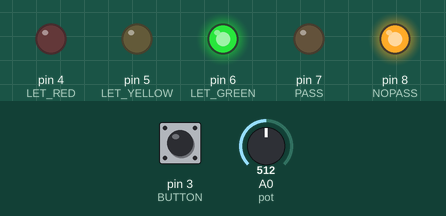
This sketch was run on a simulated Arduino Uno, built with avr-gcc and run on an emulated ATmega328P. On the bench: output pins drawn as LEDs (lit = HIGH). The test bench sets the inputs (shaded band); at power-on: pin 3 (BUTTON) HIGH, A0 (pot) = 512. What the sketch prints to the serial monitor is not drawn.

Above: at 1.2 s.
1.3 s: pin 3 (BUTTON) pulled LOW for 0.15 s
At 6.8 s:
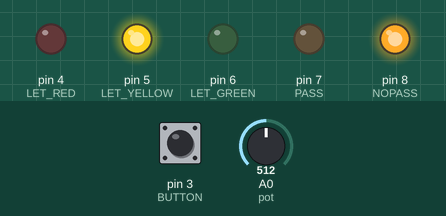
At 9.5 s:
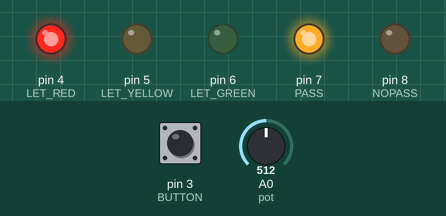
Timing chart, 0 to 17.0 s (numbered marks = the images above; inputs shaded):
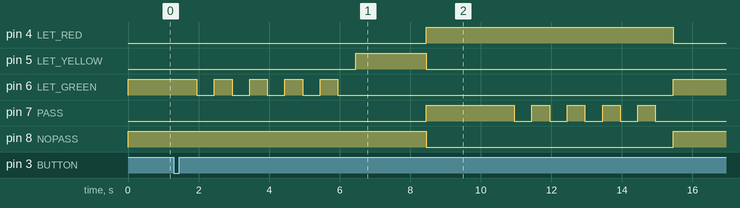

The sketch:

07_practica.ino
```cpp
/*
 * Juda Alector, 6/ Sep/ 18
 * Semaforo con semaforo peatonal
*/

//Let que definen el semaforo
#define LET_RED 4
#define LET_YELLOW 5
#define LET_GREEN 6
//Lets que definen el semaforo peatonal
#define PASS 7
#define NOPASS 8

#define BUTTON 3
#define pot A0

int valorPot = 0;
boolean pressed = false;

void setup() {
  Serial.begin(9600);

  pinMode( LET_RED, OUTPUT );
  pinMode( LET_GREEN, OUTPUT );
  pinMode( LET_YELLOW, OUTPUT );
  pinMode( BUTTON, INPUT_PULLUP );
  pinMode( PASS, OUTPUT);
  pinMode( NOPASS, OUTPUT);
}

void loop() {
  valorPot = analogRead( pot );
  Serial.println( valorPot );
  boolean flag = false;
  digitalWrite( LET_GREEN, HIGH );
  digitalWrite( LET_YELLOW, LOW );
  digitalWrite( LET_RED, LOW );
  digitalWrite( PASS, LOW );
  digitalWrite( NOPASS, HIGH);

  if(pressed){
    delay(10000);
    pressed = false;
  }

  while( digitalRead( BUTTON ) == LOW ){
    flag = true;
  }


  if( flag ){ peaton( 500 ); }
}

void peaton( int time ){
  pressed = true;
  beatGreen( time );
  digitalWrite( LET_GREEN, LOW );
  digitalWrite( LET_YELLOW, HIGH);
  delay(2000);
  digitalWrite( LET_YELLOW, LOW);
  digitalWrite( LET_RED, HIGH );

  pass( time );
}

void beatGreen( int time ){
  for(int i = 0; i < 5; i++){
    digitalWrite( LET_GREEN, HIGH );
    delay( time );
    digitalWrite( LET_GREEN, LOW);
    delay( time );
  }
}

void pass( int time){
  digitalWrite( NOPASS, LOW );
  digitalWrite( PASS, HIGH );
  delay(2000);
  beatPass( time );
  digitalWrite( NOPASS, HIGH );
}

void beatPass( int time ) {
   for(int i = 0; i < 5; i++){
    digitalWrite( PASS, HIGH );
    delay( time );
    digitalWrite( PASS, LOW );
    delay( time );
   }
}
```

Measured:
- after the input at 1.3 s, pin 4 (LET_RED): LOW → HIGH after 7.2 s, → LOW 7.0 s later; pin 5 (LET_YELLOW): LOW → HIGH after 5.2 s, → LOW 2.0 s later
